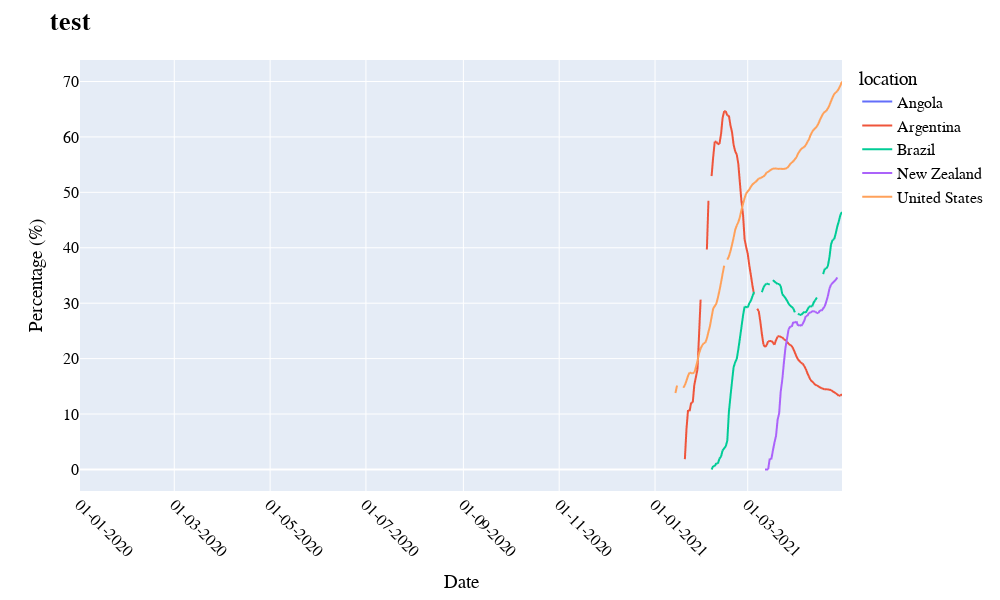

This figure's notebook cell:
### Code cell
plotly_lineplot(localization, df_covidVaccinations, 'test')

### Figure 1 — Plotly figure (JSON) as saved in the notebook; plotly's stock layout.template omitted (floating-point values rounded to 4 significant figures; data arrays with more than 128 entries replaced by an {"elided": "..."} marker saying what was removed)
{"data": [{"hovertemplate": "location=Angola<br>Date=%{x}<br>Percentage (%)=%{y}<extra></extra>", "legendgroup": "Angola", "line": {"color": "#636efa", "dash": "solid"}, "marker": {"symbol": "circle"}, "mode": "lines", "name": "Angola", "showlegend": true, "type": "scattergl", "x": {"elided": "407 str values"}, "xaxis": "x", "y": {"elided": "407 null values"}, "yaxis": "y"}, {"hovertemplate": "location=Argentina<br>Date=%{x}<br>Percentage (%)=%{y}<extra></extra>", "legendgroup": "Argentina", "line": {"color": "#EF553B", "dash": "solid"}, "marker": {"symbol": "circle"}, "mode": "lines", "name": "Argentina", "showlegend": true, "type": "scattergl", "x": {"elided": "486 str values"}, "xaxis": "x", "y": {"elided": "486 float values"}, "yaxis": "y"}, {"hovertemplate": "location=Brazil<br>Date=%{x}<br>Percentage (%)=%{y}<extra></extra>", "legendgroup": "Brazil", "line": {"color": "#00cc96", "dash": "solid"}, "marker": {"symbol": "circle"}, "mode": "lines", "name": "Brazil", "showlegend": true, "type": "scattergl", "x": {"elided": "430 str values"}, "xaxis": "x", "y": {"elided": "430 float values"}, "yaxis": "y"}, {"hovertemplate": "location=New Zealand<br>Date=%{x}<br>Percentage (%)=%{y}<extra></extra>", "legendgroup": "New Zealand", "line": {"color": "#ab63fa", "dash": "solid"}, "marker": {"symbol": "circle"}, "mode": "lines", "name": "New Zealand", "showlegend": true, "type": "scattergl", "x": {"elided": "428 str values"}, "xaxis": "x", "y": {"elided": "428 float values"}, "yaxis": "y"}, {"hovertemplate": "location=United States<br>Date=%{x}<br>Percentage (%)=%{y}<extra></extra>", "legendgroup": "United States", "line": {"color": "#FFA15A", "dash": "solid"}, "marker": {"symbol": "circle"}, "mode": "lines", "name": "United States", "showlegend": true, "type": "scattergl", "x": {"elided": "465 str values"}, "xaxis": "x", "y": {"elided": "465 float values"}, "yaxis": "y"}], "layout": {"font": {"color": "black", "family": "Times New Roman", "size": 16}, "height": 600, "legend": {"title": {"text": "location"}, "tracegroupgap": 0}, "margin": {"t": 60}, "title": {"font": {"color": "black", "family": "Times New Roman", "size": 26}, "text": "<b>test</b>"}, "width": 1000, "xaxis": {"anchor": "y", "autorange": true, "domain": [0, 1], "range": ["2020-01-01", "2021-04-30"], "tickangle": 45, "tickformat": "%d-%m-%Y", "title": {"text": "Date"}, "type": "date"}, "yaxis": {"anchor": "x", "autorange": true, "domain": [0, 1], "range": [-3.888, 73.88], "title": {"text": "Percentage (%)"}}}}
